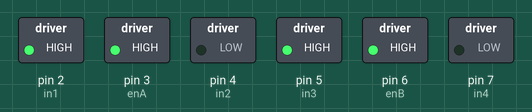
Bench run of a sketch on a simulated Arduino Uno, built with avr-gcc and run on an emulated ATmega328P. Shown: switched loads named in the sketch (green lamp = pin HIGH).

Above: at 0.5 s.
At 2.5 s:
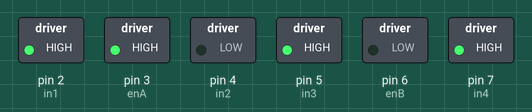
At 4.5 s:
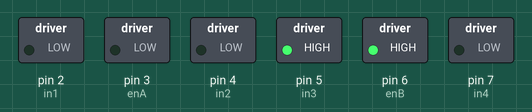
At 6.5 s:
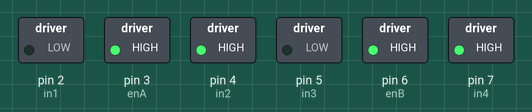
At 9.5 s:
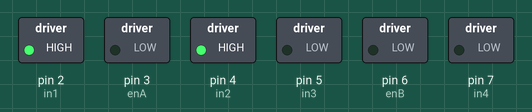
Timing chart, 0 to 10.4 s (numbered marks = the images above):
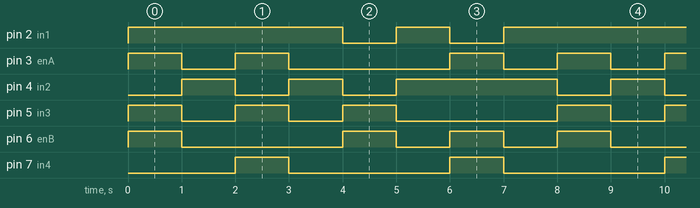

The sketch:

L298N_motor_driver.ino
```cpp
// Définition des pins pour le contrôle des moteurs
  const int in1 = 2; // Direction du moteur A
  const int in2 = 4; // Direction du moteur A
  const int enA = 3; // PWM pour le contrôle de la vitesse du moteur A

  const int in3 = 5; // Direction du moteur B
  const int in4 = 7; // Direction du moteur B
  const int enB = 6; // PWM pour le contrôle de la vitesse du moteur B
//
  void setup()
{
  // Définit les pins comme des sorties
    pinMode(enA, OUTPUT);
    pinMode(enB, OUTPUT);
    pinMode(in1, OUTPUT);
    pinMode(in2, OUTPUT);
    pinMode(in3, OUTPUT);
    pinMode(in4, OUTPUT);
}

// Fonction pour faire avancer les moteurs
  void avancer()
{
    digitalWrite(in1, HIGH);
    digitalWrite(in2, LOW);
    digitalWrite(in3, HIGH);
    digitalWrite(in4, LOW);
    analogWrite(enA, 255); // Vitesse maximale pour le moteur A
    analogWrite(enB, 255); // Vitesse maximale pour le moteur B
}

// Fonction pour faire reculer les moteurs
  void reculer()
{
    digitalWrite(in1, LOW);
    digitalWrite(in2, HIGH);
    digitalWrite(in3, LOW);
    digitalWrite(in4, HIGH);
    analogWrite(enA, 255); // Vitesse maximale pour le moteur A
    analogWrite(enB, 255); // Vitesse maximale pour le moteur B
}

// Fonction pour faire tourner à gauche les moteurs
  void gauche()
{
    digitalWrite(in1, HIGH);
    digitalWrite(in2, LOW);
    digitalWrite(in3, HIGH);
    digitalWrite(in4, HIGH);
    analogWrite(enA, 255); // Vitesse maximale pour le moteur A
    analogWrite(enB, 0); // Vitesse maximale pour le moteur B
}

// Fonction pour faire tourner à droite les moteurs
  void droite()
{
    digitalWrite(in1, LOW);
    digitalWrite(in2, LOW);
    digitalWrite(in3, HIGH);
    digitalWrite(in4, LOW);
    analogWrite(enA, 0); // Vitesse maximale pour le moteur A
    analogWrite(enB, 255); // Vitesse maximale pour le moteur B
}

// Fonction pour arrêter les moteurs
  void arreter()
{
    digitalWrite(in1, HIGH);
    digitalWrite(in2, HIGH);
    digitalWrite(in3, LOW);
    digitalWrite(in4, LOW);
    analogWrite(enA, 0); // Arrête le moteur A
    analogWrite(enB, 0); // Arrête le moteur B
}
//
  void loop()
{
  // Faire tourner les moteurs en avance pendant 1 seconde
    avancer();
    delay(1000);

  // Arrêter les moteurs pendant 1 seconde
    arreter();
    delay(1000);

  // Faire tourner les moteurs à gauche pendant 1 seconde
    gauche();
    delay(1000);

  // Arrêter les moteurs pendant 1 seconde
    arreter();
    delay(1000);

  // Faire tourner les moteurs à droite pendant 1 seconde
    droite();
    delay(1000);

  // Arrêter les moteurs pendant 1 seconde
    arreter();
    delay(1000);

  // Faire tourner les moteurs en arrière pendant 1 seconde
    reculer();
    delay(1000);

  // Arrêter les moteurs pendant 1 seconde
    arreter();
    delay(1000);
}
```

Measured:
- by itself, pin 2 (in1): repeats every 8.0 s: LOW 1.0 s, HIGH 1.0 s, LOW 1.0 s, HIGH 5.0 s
- by itself, pin 3 (enA): repeats every 8.0 s: LOW 1.0 s, HIGH 1.0 s, LOW 3.0 s, HIGH 1.0 s, LOW 1.0 s, HIGH 1.0 s
- by itself, pin 4 (in2): repeats every 8.0 s: LOW 1.0 s, HIGH 1.0 s, LOW 1.0 s, HIGH 3.0 s, LOW 1.0 s, HIGH 1.0 s
- by itself, pin 5 (in3): repeats every 8.0 s: 2 × (LOW 1.0 s, HIGH 1.0 s), LOW 3.0 s, HIGH 1.0 s
- by itself, pin 6 (enB): repeats every 8.0 s: LOW 3.0 s, 2 × (HIGH 1.0 s, LOW 1.0 s), HIGH 1.0 s
- by itself, pin 7 (in4): alternates HIGH for 1.0 s and LOW for 3.0 s
